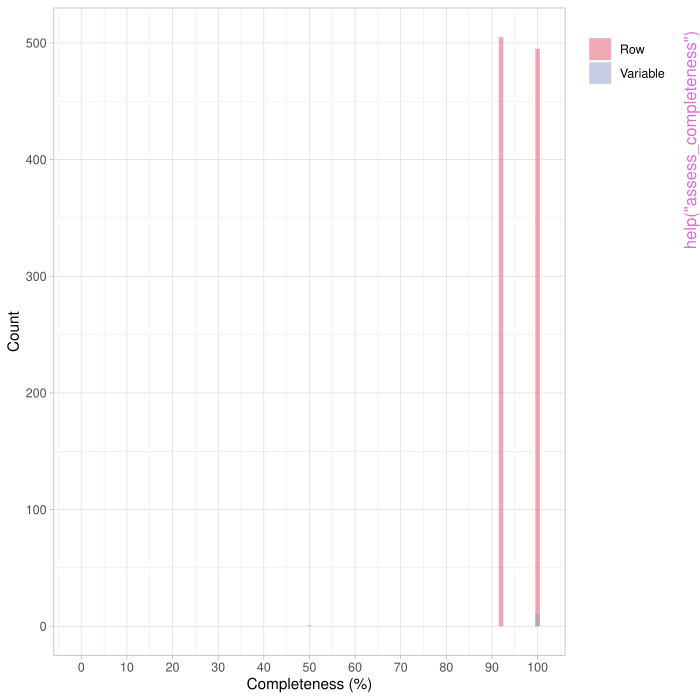

Generate this figure with R:
pkgname <- "eHDPrep"
source(file.path(R.home("share"), "R", "examples-header.R"))
options(warn = 1)
library('eHDPrep')

base::assign(".oldSearch", base::search(), pos = 'CheckExEnv')
base::assign(".old_wd", base::getwd(), pos = 'CheckExEnv')
cleanEx()
nameEx("apply_quality_ctrl")
### * apply_quality_ctrl

flush(stderr()); flush(stdout())

### Name: apply_quality_ctrl
### Title: Apply quality control measures to a dataset
### Aliases: apply_quality_ctrl

### ** Examples

data(example_data)
require(tibble)

# create an example class_tbl object
# note that diabetes_type is classes as ordinal and is not modified as its
# levels are not pre-coded
tibble::tribble(~"var", ~"datatype",
"patient_id", "id",
"tumoursize", "numeric",
"t_stage", "ordinal_tstage",
"n_stage", "ordinal_nstage",
"diabetes", "factor",
"diabetes_type", "ordinal",
"hypertension", "factor",
"rural_urban", "factor",
"marital_status", "factor",
"SNP_a", "genotype",
"SNP_b", "genotype",
"free_text", "freetext") -> data_types

data_QC <- apply_quality_ctrl(example_data, patient_id, data_types, 
   bin_cats =c("No" = "Yes", "rural" = "urban"),  min_freq = 0.6)



cleanEx()
nameEx("assess_completeness")
### * assess_completeness

flush(stderr()); flush(stdout())

### Name: assess_completeness
### Title: Assess completeness of a dataset
### Aliases: assess_completeness

### ** Examples

data(example_data)
res <- assess_completeness(example_data, patient_id)

# variable completeness table
res$variable_completeness

# row completeness table
res$row_completeness

# show completeness of rows and variables as a bar plot
res$completeness_plot

# show dataset completeness in a clustered heatmap
# (this is similar to res$completeness_heatmap but ensures a blank canvas is first created)
res$plot_completeness_heatmap(res)




cleanEx()
nameEx("assess_quality")
### * assess_quality

flush(stderr()); flush(stdout())

### Name: assess_quality
### Title: Assess quality of a dataset
### Aliases: assess_quality

### ** Examples

# general example
data(example_data)
res <- assess_quality(example_data, patient_id)

# example of internal consistency checks on more simple dataset
# describing bean counts
require(tibble)

# creating `data`:
beans <- tibble::tibble(red_beans = 1:15,
blue_beans = 1:15,
total_beans = 1:15*2,
red_bean_summary = c(rep("few_beans",9), rep("many_beans",6)))

# creating `consis_tbl`
bean_rules <- tibble::tribble(~varA, ~varB, ~lgl_test, ~varA_boundaries, ~varB_boundaries,
"red_beans", "blue_beans", "==", NA, NA,
"red_beans", "total_beans", "<=", NA,NA,
"red_beans", "red_bean_summary", NA, "1:9", "few_beans",
"red_beans", "red_bean_summary", NA, "10:15", "many_beans")

# add some inconsistencies
beans[1, "red_bean_summary"] <- "many_beans"
beans[1, "red_beans"] <- 10

res <- assess_quality(beans, consis_tbl = bean_rules)

# variable completeness table
res$completeness$variable_completeness

# row completeness table
res$completeness$row_completeness

# show completeness of rows and variables as a bar plot
res$completeness$completeness_plot

# show dataset completeness in a clustered heatmap
res$completeness$plot_completeness_heatmap(res$completeness)

# show any internal inconsistencies
res$internal_inconsistency

# show any variables with zero entropy
res$vars_with_zero_entropy



cleanEx()
nameEx("assume_var_classes")
### * assume_var_classes

flush(stderr()); flush(stdout())

### Name: assume_var_classes
### Title: Assume variable classes in data
### Aliases: assume_var_classes

### ** Examples

# example below assumes incorrectly for several variables
tmp = tempfile(fileext = ".csv")
data(example_data)
assume_var_classes(example_data, tmp)



cleanEx()
nameEx("compare_completeness")
### * compare_completeness

flush(stderr()); flush(stdout())

### Name: compare_completeness
### Title: Compare Completeness between Datasets
### Aliases: compare_completeness

### ** Examples

data(example_data)
compare_completeness(example_data, strings_to_NA(example_data), dim = 2,
                     "raw", "cleaned")




cleanEx()
nameEx("compare_info_content")
### * compare_info_content

flush(stderr()); flush(stdout())

### Name: compare_info_content
### Title: Information Content Comparison Table
### Aliases: compare_info_content

### ** Examples

data(example_data)
require(dplyr)
require(magrittr)
example_data %>%
   mutate(diabetes_merged = coalesce(diabetes_type, diabetes)) %>%
   select(starts_with("diabetes")) ->
   merged_data
   
compare_info_content(merged_data$diabetes,
                     merged_data$diabetes_type,
                     merged_data$diabetes_merged)



cleanEx()
nameEx("compare_info_content_plt")
### * compare_info_content_plt

flush(stderr()); flush(stdout())

### Name: compare_info_content_plt
### Title: Information Content Comparison Plot
### Aliases: compare_info_content_plt

### ** Examples

data(example_data)
require(dplyr)
require(magrittr)
example_data %>%
   mutate(diabetes_merged = coalesce(diabetes_type, diabetes)) %>%
   select(starts_with("diabetes")) ->
   merged_data

compare_info_content(merged_data$diabetes,
                     merged_data$diabetes_type,
                     merged_data$diabetes_merged) %>%
                     compare_info_content_plt()



cleanEx()
nameEx("completeness_heatmap")
### * completeness_heatmap

flush(stderr()); flush(stdout())

### Name: completeness_heatmap
### Title: Completeness Heatmap
### Aliases: completeness_heatmap

### ** Examples

data(example_data)

# heatmap without variable category annotations:
hm <- completeness_heatmap(example_data,patient_id)
plot.new() # ensure new plot is created
hm


# heatmap with variable category annotations:
## create a dataframe containing variable annotations
tibble::tribble(~"var", ~"datatype",
"patient_id", "id",
"tumoursize", "numeric",
"t_stage", "ordinal_tstage",
"n_stage", "ordinal_nstage",
"diabetes", "factor",
"diabetes_type", "ordinal",
"hypertension", "factor",
"rural_urban", "factor",
"marital_status", "factor",
"SNP_a", "genotype",
"SNP_b", "genotype",
"free_text", "freetext") -> data_types

hm <- completeness_heatmap(example_data,patient_id, annotation_tbl = data_types)
plot.new() # ensure new plot is created
hm



cleanEx()
nameEx("count_compare")
### * count_compare

flush(stderr()); flush(stdout())

### Name: count_compare
### Title: Compare unique values before and after data modification
### Aliases: count_compare

### ** Examples

# merge data as the example modification
example_data_merged <- merge_cols(example_data, diabetes_type, diabetes, 
"diabetes_merged", rm_in_vars = TRUE)

# review the differences between the input and output of the variable merging step above:
count_compare(before_tbl = example_data,
              after_tbl = example_data_merged,
                            cols2compare = c("diabetes", "diabetes_type", "diabetes_merged"),
                            kableout = FALSE)



cleanEx()
nameEx("edge_tbl_to_graph")
### * edge_tbl_to_graph

flush(stderr()); flush(stdout())

### Name: edge_tbl_to_graph
### Title: Convert edge table to tidygraph graph
### Aliases: edge_tbl_to_graph

### ** Examples

# basic edge table
edge_tbl <- tibble::tribble(~from, ~to,
"Nstage", "TNM",
"Tstage", "TNM",
"Tumoursize", "property_of_tumour",
"Tstage", "property_of_tumour",
"property_of_tumour", "property_of_cancer",
"TNM", "property_of_cancer",
"property_of_cancer", "disease",
"disease", "root",
"root", NA)

graph <- edge_tbl_to_graph(edge_tbl)

graph

plot(graph)


# edge table with node attributes
## note that root node is included in final row to include its label
edge_tbl <- tibble::tribble(~from, ~to, ~label,
"Nstage", "TNM", "N stage",
"Tstage", "TNM", "T stage",
"Tumoursize", "property_of_tumour", "Tumour size",
"Tstage", "property_of_tumour", "T stage",
"property_of_tumour", "property_of_cancer", "Property of tumour",
"TNM", "property_of_cancer", "TNM",
"property_of_cancer", "disease", "Property of cancer",
"disease", "root", "Disease",
"root", NA, "Ontology Root")
graph <- edge_tbl_to_graph(edge_tbl)

graph

plot(graph)




cleanEx()
nameEx("encode_as_num_mat")
### * encode_as_num_mat

flush(stderr()); flush(stdout())

### Name: encode_as_num_mat
### Title: Convert data frame to numeric matrix
### Aliases: encode_as_num_mat

### ** Examples

require(dplyr)
require(magrittr)
mtcars %>%
  dplyr::as_tibble(rownames = "id") %>%
  encode_as_num_mat(id)



cleanEx()
nameEx("encode_binary_cats")
### * encode_binary_cats

flush(stderr()); flush(stdout())

### Name: encode_binary_cats
### Title: Encode categorical variables as binary factors
### Aliases: encode_binary_cats

### ** Examples

# use built-in values. Note: rural_urban is not modified
# Note: diabetes is not modified because "missing" is interpreted as a third category.
# strings_to_NA() should be applied first
encode_binary_cats(example_data, hypertension, rural_urban)

# use custom values. Note: rural_urban is now modified as well.
encoded_data <- encode_binary_cats(example_data, hypertension, rural_urban,
                   values = c("No"= "Yes", "rural" = "urban"))

# to demonstrate the new numeric encoding:
dplyr::mutate(encoded_data, hypertension_num = as.numeric(hypertension), .keep = "used") 



cleanEx()
nameEx("encode_cats")
### * encode_cats

flush(stderr()); flush(stdout())

### Name: encode_cats
### Title: Encode categorical variables using one-hot encoding.
### Aliases: encode_cats

### ** Examples

require(magrittr)
require(dplyr)

data(example_data)

# encode one variable
encode_cats(example_data, marital_status) %>%
select(starts_with("marital_status"))

# encode multiple variables
encoded <- encode_cats(example_data, diabetes, marital_status)

select(encoded, starts_with("marital_status"))
# diabetes_type included below but was not modified:
select(encoded, starts_with("diabetes")) 



cleanEx()
nameEx("encode_genotypes")
### * encode_genotypes

flush(stderr()); flush(stdout())

### Name: encode_genotypes
### Title: Encode genotype/SNP variables in data frame
### Aliases: encode_genotypes

### ** Examples

data(example_data)
require(dplyr)
require(magrittr)

# one variable
encode_genotypes(example_data, SNP_a) %>%
select(SNP_a)

# multiple variables
encode_genotypes(example_data, SNP_a, SNP_b) %>%
select(SNP_a, SNP_b)

# using tidyselect helpers
encode_genotypes(example_data, dplyr::starts_with("SNP")) %>%
select(starts_with("SNP"))




cleanEx()
nameEx("encode_ordinals")
### * encode_ordinals

flush(stderr()); flush(stdout())

### Name: encode_ordinals
### Title: Encode ordinal variables
### Aliases: encode_ordinals

### ** Examples

data(example_data)
require(dplyr)
require(magrittr)
encode_ordinals(example_data, ord_levels = c("N0","N1","N2"), n_stage)

# Note: "unequivocal" is present in  t_stage but not in `ord_levels`.
# with `strict_levels` TRUE, t_stage is unmodified and a warning message is given:

encode_ordinals(example_data,
   ord_levels = c("T1","T2","T3a", "T3b", "T4"), strict_levels = TRUE, t_stage) %>%
   select(t_stage)
   
# with `strict_levels` FALSE, it is replaced with NA:

encode_ordinals(example_data,
   ord_levels = c("T1","T2","T3a", "T3b", "T4"), strict_levels = FALSE, t_stage) %>%
   select(t_stage)



cleanEx()
nameEx("entropy")
### * entropy

flush(stderr()); flush(stdout())

### Name: entropy
### Title: Calculate Entropy of a Vector
### Aliases: entropy

### ** Examples

# no entropy:
vec <- c(1,1,1,1,1,1)
entropy(vec)

# entropy
vec <- c(1,2,3,4,5,6)
entropy(vec)



cleanEx()
nameEx("export_dataset")
### * export_dataset

flush(stderr()); flush(stdout())

### Name: export_dataset
### Title: Export data to delimited file
### Aliases: export_dataset

### ** Examples

data(example_data)
tmp = tempfile(fileext = ".csv")
export_dataset(example_data, tmp)



cleanEx()
nameEx("extract_freetext")
### * extract_freetext

flush(stderr()); flush(stdout())

### Name: extract_freetext
### Title: Extract information from free text
### Aliases: extract_freetext

### ** Examples

data(example_data)
extract_freetext(example_data, patient_id, min_freq = 0.6, free_text)



cleanEx()
nameEx("identify_inconsistency")
### * identify_inconsistency

flush(stderr()); flush(stdout())

### Name: identify_inconsistency
### Title: Identify inconsistencies in a dataset
### Aliases: identify_inconsistency

### ** Examples

require(tibble)
# example with synthetic dataset on number of bean counts
# there is a lot going on in the function so a simple dataset aids this example
#
# creating `data`:
beans <- tibble::tibble(red_beans = 1:15,
blue_beans = 1:15,
total_beans = 1:15*2,
red_bean_summary = c(rep("few_beans",9), rep("many_beans",6)))
#
# creating `consis_tbl`
bean_rules <- tibble::tribble(~varA, ~varB, ~lgl_test, ~varA_boundaries, ~varB_boundaries,
"red_beans", "blue_beans", "==", NA, NA,
"red_beans", "total_beans", "<=", NA,NA,
"red_beans", "red_bean_summary", NA, "1:9", "few_beans",
"red_beans", "red_bean_summary", NA, "10:15", "many_beans")

identify_inconsistency(beans, bean_rules)

# creating some inconsistencies as examples
beans[1, "red_bean_summary"] <- "many_beans"
beans[1, "red_beans"] <- 10

identify_inconsistency(beans, bean_rules)




cleanEx()
nameEx("import_dataset")
### * import_dataset

flush(stderr()); flush(stdout())

### Name: import_dataset
### Title: Import data into 'R'
### Aliases: import_dataset

### ** Examples

## Not run: 
##D    # This code will not run as it requires an xlsx file
##D    # ./dataset.xlsx should be replaced with path to user's dataset
##D    
##D    # excel
##D    import_dataset(file = "./dataset.xlsx", format = "excel")
##D    #csv
##D    import_dataset(file = "./dataset.csv", format = "csv")
##D    #tsv
##D    import_dataset(file = "./dataset.tsv", format = "tsv")
## End(Not run)




cleanEx()
nameEx("import_var_classes")
### * import_var_classes

flush(stderr()); flush(stdout())

### Name: import_var_classes
### Title: Import corrected variable classes
### Aliases: import_var_classes

### ** Examples

tmp = tempfile(fileext = ".csv")
data(example_data)
assume_var_classes(example_data, tmp)
import_var_classes(tmp)




cleanEx()
nameEx("information_content_contin")
### * information_content_contin

flush(stderr()); flush(stdout())

### Name: information_content_contin
### Title: Calculate Information Content (Continuous Variable)
### Aliases: information_content_contin

### ** Examples

data(example_data)
information_content_contin(example_data$tumoursize)



cleanEx()
nameEx("information_content_discrete")
### * information_content_discrete

flush(stderr()); flush(stdout())

### Name: information_content_discrete
### Title: Calculate Information Content (Discrete Variable)
### Aliases: information_content_discrete

### ** Examples

data(example_data)
information_content_discrete(example_data$marital_status)



cleanEx()
nameEx("join_vars_to_ontol")
### * join_vars_to_ontol

flush(stderr()); flush(stdout())

### Name: join_vars_to_ontol
### Title: Join Mapping Table to Ontology Network Graph
### Aliases: join_vars_to_ontol

### ** Examples

data(example_ontology)
join_vars_to_ontol(example_ontology, example_mapping_file, root = "root", mode = "in")



cleanEx()
nameEx("merge_cols")
### * merge_cols

flush(stderr()); flush(stdout())

### Name: merge_cols
### Title: Merge columns in data frame
### Aliases: merge_cols

### ** Examples

data(example_data)

# preserve input variables (default)
res <- merge_cols(example_data, diabetes_type, diabetes)
dplyr::select(res, dplyr::starts_with("diabetes"))

# remove input variables
res <- merge_cols(example_data, diabetes_type, diabetes, rm_in_vars = TRUE)
dplyr::select(res, dplyr::starts_with("diabetes"))




cleanEx()
nameEx("metavariable_agg")
### * metavariable_agg

flush(stderr()); flush(stdout())

### Name: metavariable_agg
### Title: Aggregate Data by Metavariable
### Aliases: metavariable_agg

### ** Examples

require(magrittr)
require(dplyr)
data(example_ontology)
data(example_mapping_file)
data(example_data)

#' # define datatypes
tibble::tribble(~"var", ~"datatype",
"patient_id", "id",
"tumoursize", "numeric",
"t_stage", "ordinal_tstage",
"n_stage", "ordinal_nstage",
"diabetes_merged", "character",
"hypertension", "factor",
"rural_urban", "factor",
"marital_status", "factor",
"SNP_a", "genotype",
"SNP_b", "genotype",
"free_text", "freetext") -> data_types

# create post-QC data
example_data %>%
  merge_cols(diabetes_type, diabetes, "diabetes_merged", rm_in_vars = TRUE) %>%
  apply_quality_ctrl(patient_id, data_types,
                     bin_cats =c("No" = "Yes", "rural" = "urban"),
                     to_numeric_matrix = TRUE) %>%
                     suppressMessages() ->
                     post_qc_data

# minimal example on first four coloums of example data:
dplyr::slice(example_ontology, 1:7,24) %>%
   join_vars_to_ontol(example_mapping_file[1:3,], root = "root") %>%
   metavariable_info() %>%
   metavariable_agg(post_qc_data[1:10,1:4]) -> res
# see Note section of documentation for information on possible warnings.

# summary of result:
tibble::glimpse(res)




cleanEx()
nameEx("metavariable_info")
### * metavariable_info

flush(stderr()); flush(stdout())

### Name: metavariable_info
### Title: Compute Metavariable Information
### Aliases: metavariable_info

### ** Examples

data(example_ontology)
require(magrittr)
example_ontology %>%
join_vars_to_ontol(example_mapping_file, root = "root") -> joined_ontol

metavariable_info(joined_ontol)



cleanEx()
nameEx("metavariable_variable_descendants")
### * metavariable_variable_descendants

flush(stderr()); flush(stdout())

### Name: metavariable_variable_descendants
### Title: Extract metavariables' descendant variables
### Aliases: metavariable_variable_descendants

### ** Examples

data(example_ontology)
require(magrittr)
example_ontology %>%
join_vars_to_ontol(example_mapping_file, root = "root") -> joined_ontol

mv_info <- metavariable_info(joined_ontol)
metavariable_variable_descendants(mv_info)



cleanEx()
nameEx("mi_content_discrete")
### * mi_content_discrete

flush(stderr()); flush(stdout())

### Name: mi_content_discrete
### Title: Calculate Mutual Information Content
### Aliases: mi_content_discrete

### ** Examples

data(example_data)
mi_content_discrete(example_data$diabetes, example_data$diabetes_type)



cleanEx()
nameEx("mod_track")
### * mod_track

flush(stderr()); flush(stdout())

### Name: mod_track
### Title: Data modification tracking
### Aliases: mod_track

### ** Examples

# merge data as the example modification

require(magrittr)

 # example with one modification type (removal)
 # return table
  mod_track(example_data, strings_to_NA(example_data), patient_id)
 
 # return plot
  mod_track(example_data, strings_to_NA(example_data), patient_id, plot = TRUE)

 # example with multiple modification types (removal, substitution and addition)
example_data %>%
   strings_to_NA() %>%
   merge_cols(diabetes_type, diabetes) ->
   modded_data

# return table
mod_track(example_data, modded_data, patient_id, vars2compare = c("t_stage",
"diabetes_type_diabetes_merged" = "diabetes", "diabetes_type_diabetes_merged"
= "diabetes_type"), plot = FALSE)

# return plot
mod_track(example_data, modded_data, patient_id, vars2compare = c("t_stage",
"diabetes_type_diabetes_merged" = "diabetes", "diabetes_type_diabetes_merged"
= "diabetes_type"), plot = TRUE)



cleanEx()
nameEx("node_IC_zhou")
### * node_IC_zhou

flush(stderr()); flush(stdout())

### Name: node_IC_zhou
### Title: Calculate Node Information Content (Zhou et al 2008 method)
### Aliases: node_IC_zhou

### ** Examples

data(example_ontology)
node_IC_zhou(example_ontology, mode = "in", root = "root")



cleanEx()
nameEx("nums_to_NA")
### * nums_to_NA

flush(stderr()); flush(stdout())

### Name: nums_to_NA
### Title: Replace numeric values in numeric columns with NA
### Aliases: nums_to_NA

### ** Examples

data(example_data)

# replace all 1,2, and 3 from tumoursize and patient_id with NA.
nums_to_NA(data = example_data, tumoursize, patient_id, nums_to_replace = c(1,2,3))



cleanEx()
nameEx("ordinal_label_levels")
### * ordinal_label_levels

flush(stderr()); flush(stdout())

### Name: ordinal_label_levels
### Title: Extract labels and levels of ordinal variables in a dataset
### Aliases: ordinal_label_levels

### ** Examples

require(magrittr)  # for %>%

# create an example class_tbl object
# note that diabetes_type is classed as ordinal yet is not modified as its
# levels are not pre-coded. It should instead be encoded with encode_ordinals().
tibble::tribble(~"var", ~"datatype",
"patient_id", "id",
"tumoursize", "numeric",
"t_stage", "ordinal_tstage",
"n_stage", "ordinal_nstage",
"diabetes", "factor",
"diabetes_type", "ordinal",
"hypertension", "factor",
"rural_urban", "factor",
"marital_status", "factor",
"SNP_a", "genotype",
"SNP_b", "genotype",
"free_text", "freetext") -> data_types

# show unqiue values for t_stage in pre-QC example_data 
unique(example_data$t_stage)

# apply quality control to example_data
apply_quality_ctrl(example_data, patient_id, data_types,
bin_cats =c("No" = "Yes", "rural" = "urban"),  min_freq = 0.6) %>%
ordinal_label_levels -> res

# examine the labels and levels of t_stage in post-QC example_data
dplyr::filter(res, variable == "t_stage")




cleanEx()
nameEx("plot_completeness")
### * plot_completeness

flush(stderr()); flush(stdout())

### Name: plot_completeness
### Title: Plot Completeness of a Dataset
### Aliases: plot_completeness

### ** Examples

data(example_data)
plot_completeness(example_data, patient_id, "variables")



cleanEx()
nameEx("report_var_mods")
### * report_var_mods

flush(stderr()); flush(stdout())

### Name: report_var_mods
### Title: Track changes to dataset variables
### Aliases: report_var_mods

### ** Examples

example_data_merged <- merge_cols(example_data, diabetes_type,
diabetes, "diabetes_merged", rm_in_vars = TRUE)

report_var_mods(example_data, example_data_merged)



cleanEx()
nameEx("review_quality_ctrl")
### * review_quality_ctrl

flush(stderr()); flush(stdout())

### Name: review_quality_ctrl
### Title: Review Quality Control
### Aliases: review_quality_ctrl

### ** Examples

data(example_data)
require(tibble)

tibble::tribble(~"var", ~"datatype",
"patient_id", "id",
"tumoursize", "numeric",
"t_stage", "ordinal_tstage",
"n_stage", "ordinal_nstage",
"diabetes", "factor",
"diabetes_type", "ordinal",
"hypertension", "factor",
"rural_urban", "factor",
"marital_status", "factor",
"SNP_a", "genotype",
"SNP_b", "genotype",
"free_text", "freetext") -> data_types

   
# create QC'ed dataset
post_QC_example_data <- apply_quality_ctrl(example_data,
                                           patient_id,
                                           data_types,
                                           bin_cats =c("No" = "Yes",
                                                       "rural" = "urban"),
                                           min_freq = 0.6)

# review QC
QC_review <- review_quality_ctrl(before_tbl = example_data,
                    after_tbl = post_QC_example_data,
                    id_var = patient_id)

# view variable level changes
QC_review$variable_level_changes

# view value level changes
QC_review$value_level_changes

# view value level changes as a plot
QC_review$value_level_changes_plt




cleanEx()
nameEx("row_completeness")
### * row_completeness

flush(stderr()); flush(stdout())

### Name: row_completeness
### Title: Calculate Row Completeness in a Data Frame
### Aliases: row_completeness

### ** Examples

data(example_data)
row_completeness(example_data, patient_id)



cleanEx()
nameEx("semantic_enrichment")
### * semantic_enrichment

flush(stderr()); flush(stdout())

### Name: semantic_enrichment
### Title: Semantic enrichment
### Aliases: semantic_enrichment

### ** Examples

require(magrittr)
require(dplyr)
data(example_ontology)
data(example_mapping_file)
data(example_data)

#' # define datatypes
tibble::tribble(~"var", ~"datatype",
"patient_id", "id",
"tumoursize", "numeric",
"t_stage", "ordinal_tstage",
"n_stage", "ordinal_nstage",
"diabetes_merged", "character",
"hypertension", "factor",
"rural_urban", "factor",
"marital_status", "factor",
"SNP_a", "genotype",
"SNP_b", "genotype",
"free_text", "freetext") -> data_types

# create post-QC data
example_data %>%
  merge_cols(diabetes_type, diabetes, "diabetes_merged", rm_in_vars = TRUE) %>%
  apply_quality_ctrl(patient_id, data_types,
                     bin_cats =c("No" = "Yes", "rural" = "urban"),
                     to_numeric_matrix = TRUE) %>%
                     suppressMessages() ->
                     post_qc_data

# minimal example on first four coloums of example data:
semantic_enrichment(post_qc_data[1:10,1:4],
                    dplyr::slice(example_ontology, 1:7,24),
                    example_mapping_file[1:3,], root = "root") -> res
# see Note section of documentation for information on possible warnings.

# summary of result:
tibble::glimpse(res)




cleanEx()
nameEx("skipgram_append")
### * skipgram_append

flush(stderr()); flush(stdout())

### Name: skipgram_append
### Title: Append Skipgram Presence Variables to Dataset
### Aliases: skipgram_append

### ** Examples

data(example_data)
# identify skipgrams
toks_m <- skipgram_identify(x = example_data$free_text,
                            ids = example_data$patient_id,
                            max_interrupt_words = 5)
# add skipgrams by minimum frequency
skipgram_append(toks_m,
                id_var = patient_id,
                min_freq = 0.6,
                data = example_data)
# add specific skipgrams
skipgram_append(toks_m,
                id_var = patient_id,
                skipgrams2append = c("sixteen_week", "bad_strain"),
                data = example_data)



cleanEx()
nameEx("skipgram_freq")
### * skipgram_freq

flush(stderr()); flush(stdout())

### Name: skipgram_freq
### Title: Report Skipgram Frequency
### Aliases: skipgram_freq

### ** Examples

data(example_data)
toks_m <- skipgram_identify(x = example_data$free_text,
                            ids = example_data$patient_id,
                            max_interrupt_words = 5)
skipgram_freq(toks_m, min_freq = 0.5)



cleanEx()
nameEx("skipgram_identify")
### * skipgram_identify

flush(stderr()); flush(stdout())

### Name: skipgram_identify
### Title: Identify Neighbouring Words (Skipgrams) in a free-text vector
### Aliases: skipgram_identify

### ** Examples

data(example_data)
skipgram_identify(x = example_data$free_text,
                  ids = example_data$patient_id,
                  max_interrupt_words = 5)



cleanEx()
nameEx("strings_to_NA")
### * strings_to_NA

flush(stderr()); flush(stdout())

### Name: strings_to_NA
### Title: Replace values in non-numeric columns with NA
### Aliases: strings_to_NA

### ** Examples

data(example_data)

# original unique values in diabetes column:
unique(example_data$diabetes)
# Using default values
res <- strings_to_NA(example_data)
unique(res$diabetes)


# original unique values in diabetes_type column:
unique(example_data$diabetes_type)
# Using custom values
res <- strings_to_NA(example_data, strings_to_replace = "Type I")
unique(res$diabetes_type)




cleanEx()
nameEx("validate_consistency_tbl")
### * validate_consistency_tbl

flush(stderr()); flush(stdout())

### Name: validate_consistency_tbl
### Title: Validate internal consistency table
### Aliases: validate_consistency_tbl

### ** Examples

require(tibble)
# example with synthetic dataset on number of bean counters
# there is a lot going on in the function so a simple dataset aids this example
#
# creating `data`:
beans <- tibble::tibble(red_beans = 1:15,
blue_beans = 1:15,
total_beans = 1:15*2,
red_bean_summary = c(rep("few_beans",9), rep("many_beans",6)))
#
# creating `consis_tbl`
bean_rules <- tibble::tribble(~varA, ~varB, ~lgl_test, ~varA_boundaries, ~varB_boundaries,
"red_beans", "blue_beans", "==", NA, NA,
"red_beans", "total_beans", "<=", NA,NA,
"red_beans", "red_bean_summary", NA, "1:9", "few_beans",
"red_beans", "red_bean_summary", NA, "10:15", "many_beans")

validate_consistency_tbl(beans, bean_rules)



cleanEx()
nameEx("variable_completeness")
### * variable_completeness

flush(stderr()); flush(stdout())

### Name: variable_completeness
### Title: Calculate Variable Completeness in a Data Frame
### Aliases: variable_completeness

### ** Examples

data(example_data)
variable_completeness(example_data)



cleanEx()
nameEx("variable_entropy")
### * variable_entropy

flush(stderr()); flush(stdout())

### Name: variable_entropy
### Title: Calculate Entropy of Each Variable in Data Frame
### Aliases: variable_entropy

### ** Examples

a <- matrix(c(c(1,1,1,1,1,1, 1,2,3,4,5,6)),ncol = 2, dimnames =
list(seq(1,6), c("no_entropy","entropy")))
variable_entropy(as.data.frame(a))



cleanEx()
nameEx("zero_entropy_variables")
### * zero_entropy_variables

flush(stderr()); flush(stdout())

### Name: zero_entropy_variables
### Title: Identify variables with zero entropy
### Aliases: zero_entropy_variables

### ** Examples

data(example_data)
zero_entropy_variables(example_data)



### * <FOOTER>
###
cleanEx()
options(digits = 7L)
base::cat("Time elapsed: ", proc.time() - base::get("ptime", pos = 'CheckExEnv'),"\n")
grDevices::dev.off()
###
### Local variables: ***
### mode: outline-minor ***
### outline-regexp: "\\(> \\)?### [*]+" ***
### End: ***
quit('no')
